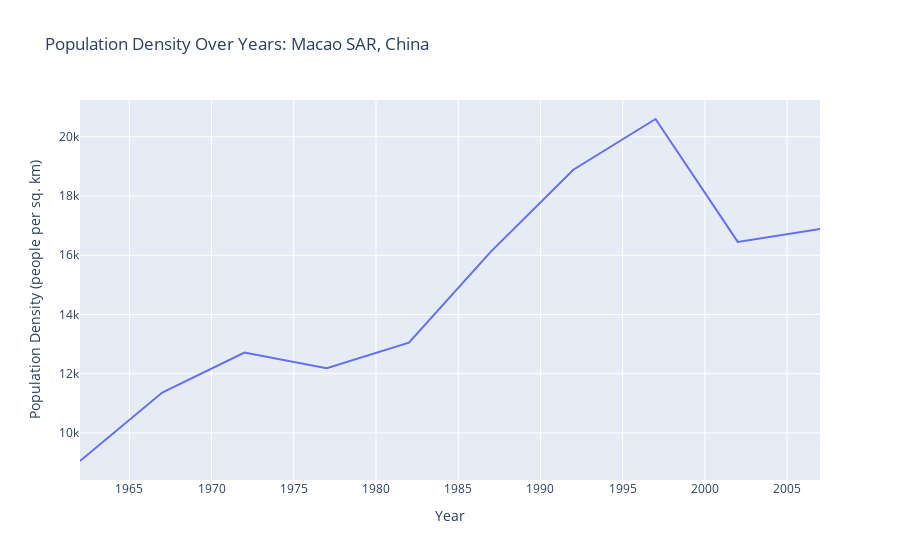
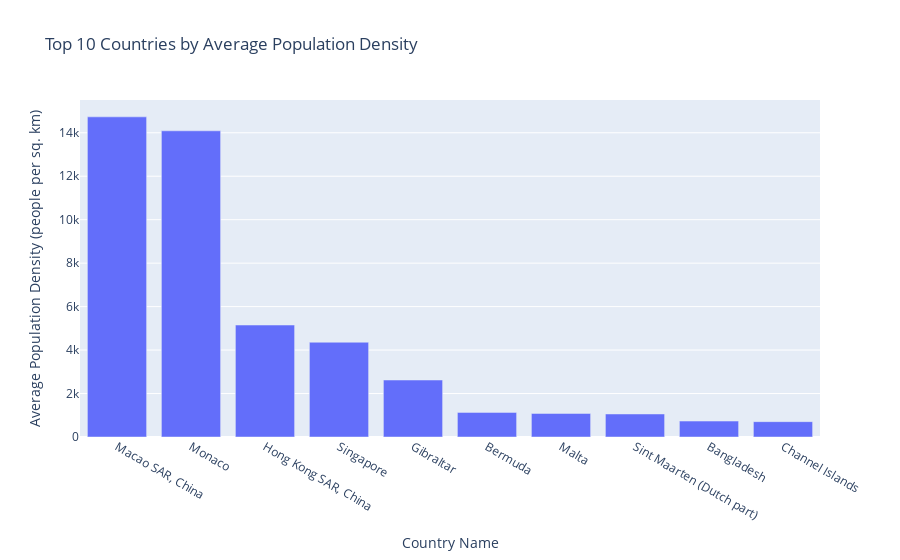

Here is the notebook cell these charts were saved with, in order:
### Markdown cell above
The country with the highest average population density (people per sq. km of land area) across all years is Macao SAR, China, with an average population density of approximately 14,732.04 people per sq. km.

### Code cell
#generate interactive summary visualizations that demonstrate your answer

# Prepare the data for visualization
top_country = 'Macao SAR, China'
top_country_data = gapminder_df[gapminder_df['Country Name'] == top_country]

# Create an interactive line plot for population density over the years for the top country
Population_Density_fig_line = px.line(
    top_country_data,
    x='Year',
    y='Population density (people per sq. km of land area)',
    title=f'Population Density Over Years: {top_country}',
    labels={'Population density (people per sq. km of land area)': 'Population Density (people per sq. km)'}
)

# Create an interactive bar plot for average population density of the top country compared to others
avg_density_top_countries = average_population_density.sort_values(ascending=False).head(10).reset_index()
Population_Density_fig_bar = px.bar(
    avg_density_top_countries,
    x='Country Name',
    y='Population density (people per sq. km of land area)',
    title='Top 10 Countries by Average Population Density',
    labels={'Population density (people per sq. km of land area)': 'Average Population Density (people per sq. km)'}
)

# Save the plots as HTML files
Population_Density_line_plot_path = r'C:\Users\abdoj\OneDrive - UGent\Desktop\summer\skill-assessments\Python for Data Science\Population_Density_Line_Plot.html'
Population_Density_bar_plot_path = r'C:\Users\abdoj\OneDrive - UGent\Desktop\summer\skill-assessments\Python for Data Science\Population_Density_Bar_Plot.html'

Population_Density_fig_line.write_html(Population_Density_line_plot_path)
Population_Density_fig_bar.write_html(Population_Density_bar_plot_path)

Population_Density_line_plot_path, Population_Density_bar_plot_path


Population_Density_fig_line.show()
Population_Density_fig_bar.show()

### Figure 1 — Plotly figure (JSON) as saved in the notebook; plotly's stock layout.template omitted (floating-point values rounded to 4 significant figures)
{"data": [{"hovertemplate": "Year=%{x}<br>Population Density (people per sq. km)=%{y}<extra></extra>", "legendgroup": "", "line": {"color": "#636efa", "dash": "solid"}, "marker": {"symbol": "circle"}, "mode": "lines", "name": "", "orientation": "v", "showlegend": false, "type": "scatter", "x": [1962, 1967, 1972, 1977, 1982, 1987, 1992, 1997, 2002, 2007], "xaxis": "x", "y": [9051.0, 11360.0, 12710.0, 12190.0, 13050.0, 16130.0, 18890.0, 20600.0, 16450.0, 16880.0], "yaxis": "y"}], "layout": {"legend": {"tracegroupgap": 0}, "title": {"text": "Population Density Over Years: Macao SAR, China"}, "xaxis": {"anchor": "y", "domain": [0, 1], "title": {"text": "Year"}}, "yaxis": {"anchor": "x", "domain": [0, 1], "title": {"text": "Population Density (people per sq. km)"}}}}

### Figure 2 — Plotly figure (JSON) as saved in the notebook; plotly's stock layout.template omitted (floating-point values rounded to 4 significant figures)
{"data": [{"alignmentgroup": "True", "hovertemplate": "Country Name=%{x}<br>Average Population Density (people per sq. km)=%{y}<extra></extra>", "legendgroup": "", "marker": {"color": "#636efa", "pattern": {"shape": ""}}, "name": "", "offsetgroup": "", "orientation": "v", "showlegend": false, "textposition": "auto", "type": "bar", "x": ["Macao SAR, China", "Monaco", "Hong Kong SAR, China", "Singapore", "Gibraltar", "Bermuda", "Malta", "Sint Maarten (Dutch part)", "Bangladesh", "Channel Islands"], "xaxis": "x", "y": [14730.0, 14090.0, 5153.0, 4361.0, 2622.0, 1133.0, 1084.0, 1059.0, 733.3, 706.2], "yaxis": "y"}], "layout": {"barmode": "relative", "legend": {"tracegroupgap": 0}, "title": {"text": "Top 10 Countries by Average Population Density"}, "xaxis": {"anchor": "y", "domain": [0, 1], "title": {"text": "Country Name"}}, "yaxis": {"anchor": "x", "domain": [0, 1], "title": {"text": "Average Population Density (people per sq. km)"}}}}
